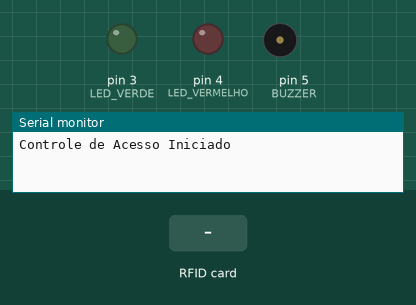
A sketch run on a simulated Arduino Uno, built with avr-gcc and run on an emulated ATmega328P. Shown: output pins drawn as LEDs (lit = HIGH), buzzer (waves = sounding, pin HIGH), the last lines printed to the serial monitor. The test bench sets the inputs (shaded band). Pins used as bus, display or sensor lines are not drawn.

Above: at 1.2 s.
1.3 s: RFID card DE AD BE EF held to the reader
At 2.6 s:
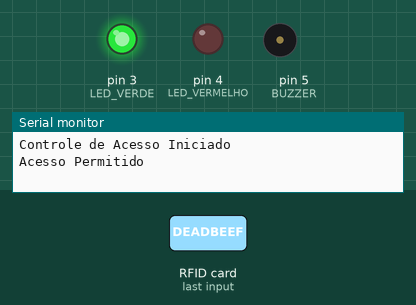
4.3 s: RFID card 5E 7A 19 C4 held to the reader
At 5.1 s:
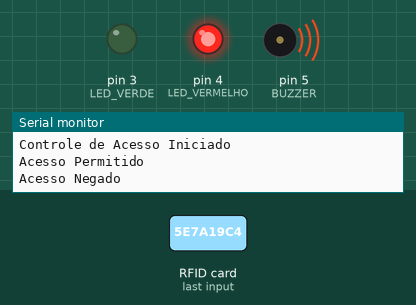
Timing chart, 0 to 7.8 s (numbered marks = the images above; inputs shaded):
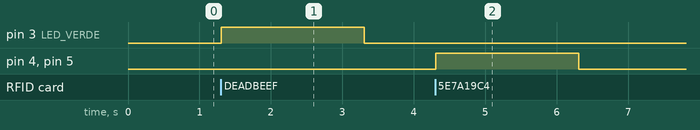

Measured:
- after the input at 1.3 s, pin 3 (LED_VERDE): LOW → HIGH at once, → LOW 2.0 s later
- after the input at 4.3 s, pin 4 (LED_VERMELHO), pin 5 (BUZZER): LOW → HIGH at once, → LOW 2.0 s later

The sketch:

controle_acesso.ino
```cpp
#include <SPI.h>
#include <MFRC522.h>

#define SS_PIN 10
#define RST_PIN 9
MFRC522 rfid(SS_PIN, RST_PIN);

#define LED_VERDE 3
#define LED_VERMELHO 4
#define BUZZER 5

// UID permitido (modifique para o seu cartão/chaveiro)
byte uidPermitido[] = {0xDE, 0xAD, 0xBE, 0xEF};

void setup() {
  Serial.begin(9600);
  SPI.begin();
  rfid.PCD_Init();
  pinMode(LED_VERDE, OUTPUT);
  pinMode(LED_VERMELHO, OUTPUT);
  pinMode(BUZZER, OUTPUT);
  Serial.println("Controle de Acesso Iniciado");
}

void loop() {
  if (!rfid.PICC_IsNewCardPresent() || !rfid.PICC_ReadCardSerial()) {
    return;
  }

  bool autorizado = true;
  for (byte i = 0; i < rfid.uid.size; i++) {
    if (rfid.uid.uidByte[i] != uidPermitido[i]) {
      autorizado = false;
      break;
    }
  }

  if (autorizado) {
    digitalWrite(LED_VERDE, HIGH);
    Serial.println("Acesso Permitido");
    delay(2000);
    digitalWrite(LED_VERDE, LOW);
  } else {
    digitalWrite(LED_VERMELHO, HIGH);
    digitalWrite(BUZZER, HIGH);
    Serial.println("Acesso Negado");
    delay(2000);
    digitalWrite(LED_VERMELHO, LOW);
    digitalWrite(BUZZER, LOW);
  }

  rfid.PICC_HaltA();
}
```
